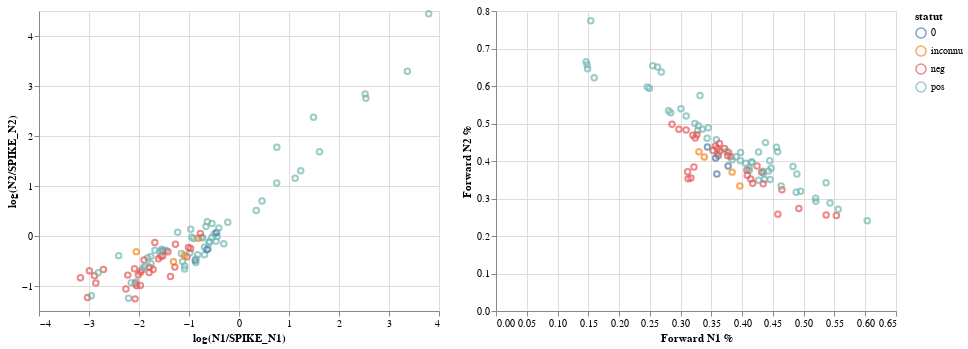

This figure's notebook cell:
### Code cell
all_df["C1"] = np.log(all_df["N1"] / (all_df["SPIKE_N1"]))
all_df["C2"] = np.log(all_df["N2"] / (all_df["SPIKE_N2"]))

all_df["F1"] = all_df["FORWARD_PRIMER_N1"] / (all_df["TOTAL"])
all_df["F2"] = all_df["FORWARD_PRIMER_N2"] / (all_df["TOTAL"])

chart1 = alt.Chart(all_df).mark_point().encode(
    x=alt.X("C1", axis = alt.Axis(title="log(N1/SPIKE_N1)")),
    y=alt.Y("C2", axis = alt.Axis(title="log(N2/SPIKE_N2)")),
    color="statut",
    tooltip="comment"
).transform_filter(alt.datum.pool_name == '193')

chart2 = alt.Chart(all_df).mark_point().encode(
    x=alt.X("F1", axis = alt.Axis(title="Forward N1 %")),
    y=alt.Y("F2", axis = alt.Axis(title="Forward N2 %")),
    color="statut",
    tooltip="comment"
).transform_filter(alt.datum.pool_name == '193')


chart1 | chart2

### Figure 1 — Vega-Lite specification as saved in the notebook (floating-point values rounded to 4 significant figures; data arrays with more than 128 entries replaced by an {"elided": "..."} marker saying what was removed)
{"config": {"view": {"continuousWidth": 400, "continuousHeight": 300}}, "hconcat": [{"mark": "point", "encoding": {"color": {"type": "nominal", "field": "statut"}, "tooltip": {"type": "nominal", "field": "comment"}, "x": {"type": "quantitative", "axis": {"title": "log(N1/SPIKE_N1)"}, "field": "C1"}, "y": {"type": "quantitative", "axis": {"title": "log(N2/SPIKE_N2)"}, "field": "C2"}}, "transform": [{"filter": "(datum.pool_name === '193')"}]}, {"mark": "point", "encoding": {"color": {"type": "nominal", "field": "statut"}, "tooltip": {"type": "nominal", "field": "comment"}, "x": {"type": "quantitative", "axis": {"title": "Forward N1 %"}, "field": "F1"}, "y": {"type": "quantitative", "axis": {"title": "Forward N2 %"}, "field": "F2"}}, "transform": [{"filter": "(datum.pool_name === '193')"}]}], "data": {"name": "data-3a55ee670faa4a9017365885b5974340"}, "$schema": "https://vega.github.io/schema/vega-lite/v4.8.1.json", "datasets": {"data-3a55ee670faa4a9017365885b5974340": {"elided": "336 records"}}}
